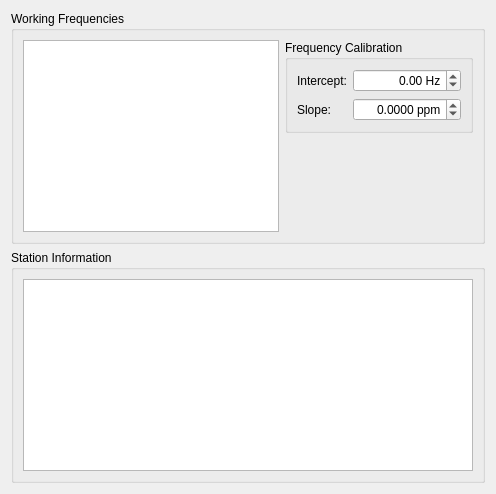
     <widget class="QWidget" name="frequencies_tab">
      <attribute name="title">
       <string>Frequencies</string>
      </attribute>
      <attribute name="toolTip">
       <string>Default frequencies and band specific station details setup</string>
      </attribute>
      <layout class="QVBoxLayout" name="verticalLayout_10">
       <item>
        <widget class="QGroupBox" name="groupBox">
         <property name="title">
          <string>Working Frequencies</string>
         </property>
         <layout class="QHBoxLayout" name="horizontalLayout">
          <item>
           <widget class="QTableView" name="frequencies_table_view">
            <property name="sizePolicy">
             <sizepolicy hsizetype="Expanding" vsizetype="Expanding">
              <horstretch>1</horstretch>
              <verstretch>0</verstretch>
             </sizepolicy>
            </property>
            <property name="contextMenuPolicy">
             <enum>Qt::ActionsContextMenu</enum>
            </property>
            <property name="toolTip">
             <string>&lt;html&gt;&lt;head/&gt;&lt;body&gt;&lt;p&gt;Right click to maintain the working frequencies list. Reset option allows to bring frequency list back to the default values.&lt;/p&gt;&lt;/body&gt;&lt;/html&gt;</string>
            </property>
            <property name="dragDropMode">
             <enum>QAbstractItemView::DragOnly</enum>
            </property>
            <property name="alternatingRowColors">
             <bool>true</bool>
            </property>
            <property name="selectionBehavior">
             <enum>QAbstractItemView::SelectRows</enum>
            </property>
            <property name="sortingEnabled">
             <bool>true</bool>
            </property>
            <attribute name="horizontalHeaderStretchLastSection">
             <bool>true</bool>
            </attribute>
            <attribute name="verticalHeaderVisible">
             <bool>false</bool>
            </attribute>
           </widget>
          </item>
          <item>
           <layout class="QVBoxLayout" name="verticalLayout_7">
            <item>
             <widget class="QGroupBox" name="groupBox_3">
              <property name="toolTip">
               <string>See WSPR documentattion Appendix C for details of how to determine these factors for your radio.</string>
              </property>
              <property name="title">
               <string>Frequency Calibration</string>
              </property>
              <layout class="QFormLayout" name="formLayout_7">
               <property name="fieldGrowthPolicy">
                <enum>QFormLayout::AllNonFixedFieldsGrow</enum>
               </property>
               <item row="0" column="0">
                <widget class="QLabel" name="label_7">
                 <property name="text">
                  <string>Intercept:</string>
                 </property>
                 <property name="buddy">
                  <cstring>calibration_intercept_spin_box</cstring>
                 </property>
                </widget>
               </item>
               <item row="0" column="1">
                <widget class="QDoubleSpinBox" name="calibration_intercept_spin_box">
                 <property name="alignment">
                  <set>Qt::AlignRight|Qt::AlignTrailing|Qt::AlignVCenter</set>
                 </property>
                 <property name="suffix">
                  <string> Hz</string>
                 </property>
                 <property name="decimals">
                  <number>2</number>
                 </property>
                 <property name="minimum">
                  <double>-99999.990000000005239</double>
                 </property>
                 <property name="maximum">
                  <double>99999.990000000005239</double>
                 </property>
                 <property name="singleStep">
                  <double>0.100000000000000</double>
                 </property>
                </widget>
               </item>
               <item row="1" column="0">
                <widget class="QLabel" name="label_8">
                 <property name="text">
                  <string>Slope:</string>
                 </property>
                 <property name="buddy">
                  <cstring>calibration_slope_ppm_spin_box</cstring>
                 </property>
                </widget>
               </item>
               <item row="1" column="1">
                <widget class="QDoubleSpinBox" name="calibration_slope_ppm_spin_box">
                 <property name="alignment">
                  <set>Qt::AlignRight|Qt::AlignTrailing|Qt::AlignVCenter</set>
                 </property>
                 <property name="suffix">
                  <string> ppm</string>
                 </property>
                 <property name="decimals">
                  <number>4</number>
                 </property>
                 <property name="minimum">
                  <double>-999.999900000000025</double>
                 </property>
                 <property name="maximum">
                  <double>999.999900000000025</double>
                 </property>
                 <property name="singleStep">
                  <double>0.100000000000000</double>
                 </property>
                 <property name="value">
                  <double>0.000000000000000</double>
                 </property>
                </widget>
               </item>
              </layout>
             </widget>
            </item>
            <item>
             <spacer name="verticalSpacer_6">
              <property name="orientation">
               <enum>Qt::Vertical</enum>
              </property>
              <property name="sizeHint" stdset="0">
               <size>
                <width>20</width>
                <height>40</height>
               </size>
              </property>
             </spacer>
            </item>
           </layout>
          </item>
         </layout>
        </widget>
       </item>
       <item>
        <widget class="QGroupBox" name="groupBox_2">
         <property name="title">
          <string>Station Information</string>
         </property>
         <layout class="QHBoxLayout" name="horizontalLayout_3">
          <item>
           <widget class="QTableView" name="stations_table_view">
            <property name="contextMenuPolicy">
             <enum>Qt::ActionsContextMenu</enum>
            </property>
            <property name="acceptDrops">
             <bool>true</bool>
            </property>
            <property name="toolTip">
             <string>Items may be edited.
Right click for insert and delete options.</string>
            </property>
            <property name="dragEnabled">
             <bool>true</bool>
            </property>
            <property name="dragDropOverwriteMode">
             <bool>true</bool>
            </property>
            <property name="dragDropMode">
             <enum>QAbstractItemView::DragDrop</enum>
            </property>
            <property name="defaultDropAction">
             <enum>Qt::MoveAction</enum>
            </property>
            <property name="alternatingRowColors">
             <bool>true</bool>
            </property>
            <property name="selectionMode">
             <enum>QAbstractItemView::ExtendedSelection</enum>
            </property>
            <property name="selectionBehavior">
             <enum>QAbstractItemView::SelectRows</enum>
            </property>
            <property name="sortingEnabled">
             <bool>true</bool>
            </property>
            <property name="wordWrap">
             <bool>true</bool>
            </property>
            <attribute name="horizontalHeaderCascadingSectionResizes">
             <bool>true</bool>
            </attribute>
            <attribute name="horizontalHeaderStretchLastSection">
             <bool>true</bool>
            </attribute>
            <attribute name="verticalHeaderVisible">
             <bool>false</bool>
            </attribute>
           </widget>
          </item>
         </layout>
        </widget>
       </item>
      </layout>
     </widget>
